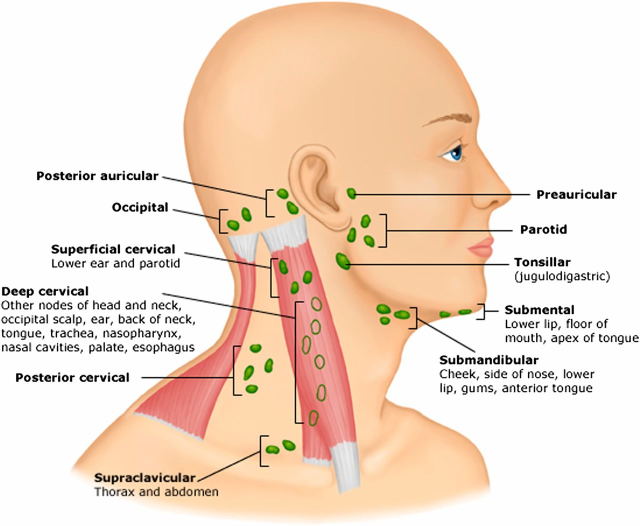
#> input picture Session 6/head.jpg, 1280 x 1052 px (shown at 1/2 size)
$ python head.py
#> lines starting #> are read from the running program, lines starting #| are printed output that depends on the picture; after the words box and inside, x2 and y2 are one past the last pixel; in counts of white or black regions, pixels touching at a corner belong together
### Session 6/AOLME.py
import cv2
import os
import sys
import matplotlib.pyplot as pyplot
from matplotlib import animation as animation
import numpy as np
import re

grid_lines = False
SAFE = False
easy_messages = None #if you don't want traceback turn this on

if easy_messages:
    sys.tracebacklimit = 0


# [9 lines left out: function grid_lines_on, not called in this run]

def check_input(img,which_lib):
    if img is None:
        #only need to do this once for the entire thing
        raise TypeError('You input an image with '+str(type(img))+', check your file path, you may have typed it incorrectly.')

    if which_lib == 'cv':
        if isinstance(img,np.ndarray):
            if SAFE:
                if img.dtype!=np.uint8:
                    print ("Type mismatch...converting for you...")
                    #im_show(img)
                    img = matrix_to_img(img)
                    return img
                else:
                    return img
            else:
                if img.dtype!=np.uint8:
                    raise TypeError("Type mismatch...check your input! You may need to use matrix_to_img().")
                else:
                    return img
        else: #this case is a list
            if SAFE:
                    print ("Type mismatch...converting for you...")
                    #im_show(img)
                    img = matrix_to_img(img)
                    return img
            else:
                    raise TypeError("Type mismatch...check your input! You may need to use matrix_to_img().")

    if which_lib == 'custom':
        if isinstance(img,np.ndarray):
                if img.dtype==np.uint8:
                    raise TypeError ("Type mismatch...Check your input! These functions do not work with OpenCV images.")
    if which_lib == 'save_list':
        if isinstance(img,np.ndarray):
            if img.dtype!=np.uint8:
                img = matrix_to_img(img)
                return img
            else:
                return img
        else:
            raise TypeError("Type mismatch...Check your input!")


# [234 lines left out: functions hex_to_color, bnw_to_hex, rgb_to_gray, make_rgb, im_show, im_fill and 2 more, not called in this run]

def save_vid(vid,fps,name):
    if os.name != 'nt':
        vid.save(name,fps = fps, writer='imagemagick')

# [46 lines left out: functions matrix_to_img, make_img_gray, not called in this run]

def show_img(img):#previously me_imshow
    '''
    Displays an open image on screen.

    Inputs:
    img: An open image file.

    Outputs:
    Displays the open image file on screen.
    '''
    check_input(img,'cv')
    cv2.imshow('picture',img)
    cv2.waitKey()

def read_img(img): #previously me_imread
    '''
    Reads an image from disc.

    Inputs:
    img: A string containing the name of the image to be read on disc, with the file extension.

    Outputs:
    Returns the read image as a numpy array.

    '''
#> called with img = 'head.jpg'
    print('mark')
    c = cv2.imread(img,1)
#> c is the input picture: shape (1052, 1280, 3); mean B, G, R 204.6, 220.8, 241.2
    return c

def save_img(img,name):#previously me_imsave
    '''
    Saves an open image from variable to disc.

    Inputs:
    img: An open image file in a variable in numpy array format.
    name: A string containing the name the image should be saved as, including the file extension.

    Outputs:
    A saved image file on disc inside the same folder as the python script.

    '''
    img = check_input(img,'save_list')
    cv2.imwrite(name,img)

def get_pixel(img,loc): #previously me_impix
    '''
    Gets a single pixel from an open image.

    Inputs:
    img: The image from which to get a pixel, stored as a numpy array in a variable.
    loc: The x,y location of the desired pixel, input as [x,y]

    Outputs:
    Returns the color of the pixel at the desired location as (r,g,b).

   '''
    check_input(img,'cv')

    pixel = img[loc[0],loc[1]]

    return [pixel[2],pixel[1],pixel[0]]

def img_size(img):#previously me_imsize
    '''
    Returns the size of the image.

    Inputs:
    img: The image from which to get a pixel, stored as a numpy array in a variable.

    Outputs:
    Returns the number of rows and columns in the array in (numberofrows, numberofcolums).

    '''
    check_input(img,'cv')

    print ('# of rows: ' + str(img.shape[1])) # of rows
    print ('# of cols: ' + str(img.shape[0])) # of columns
    size = (img.shape[1], img.shape[0]) # (nrows, ncols)
    return size;

def show_comps(img): #previously me_showcomps
    '''
    Displays the red, blue, and green components of an image on screen.

    Inputs:
    img: An image stored as a numpy array in a variable.

    Outputs:
    Displays on screen the red, green and blue components of the given image. Returns nothing.

    '''
    check_input(img,'cv')
    #image = cv2.imread(img)
    #zero = np.zeros(image.shape)

    #zero = np.zeros((image.shape[0],image.shape[1],3), np.float64)
    zeros = np.zeros((img.shape[0], img.shape[1]), np.uint8)
    B,G,R = cv2.split(img)
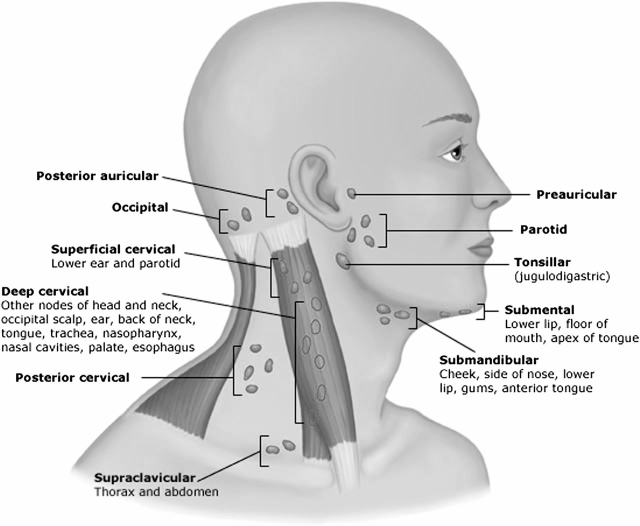
#> G: shape (1052, 1280) (shown at 1/2 size); min 0, max 255, mean 220.8
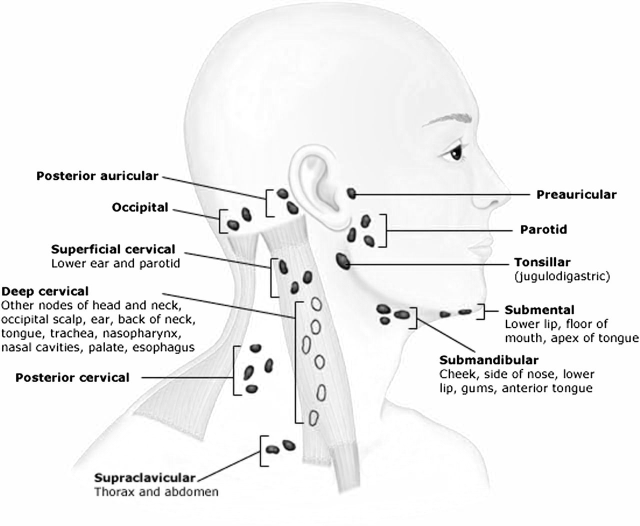
#> R: shape (1052, 1280) (shown at 1/2 size); min 0, max 255, mean 241.2

    blue_component = cv2.merge((B, zeros, zeros))
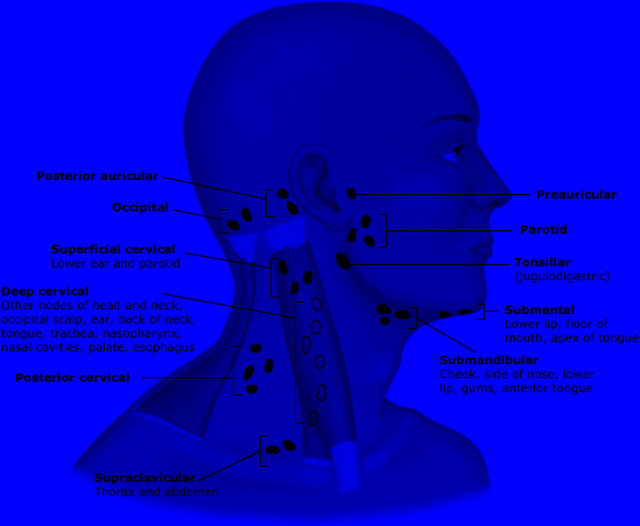
#> blue_component: shape (1052, 1280, 3) (shown at 1/2 size); mean of channels 0, 1, 2 204.6, 0, 0; drawn as B, G, R
    green_component = cv2.merge((zeros, G, zeros))
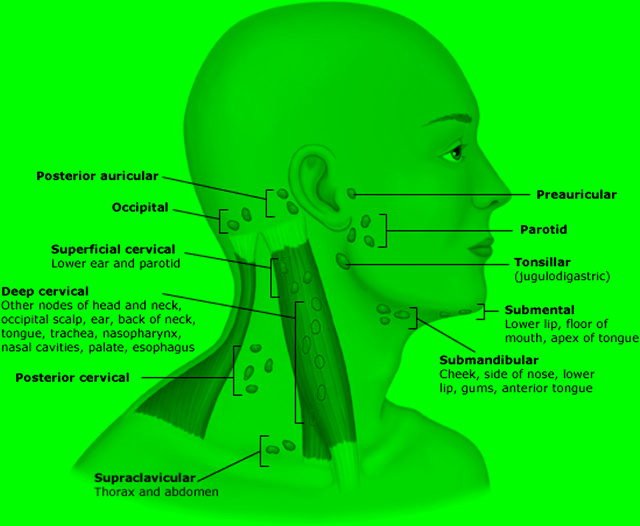
#> green_component: shape (1052, 1280, 3) (shown at 1/2 size); mean of channels 0, 1, 2 0, 220.8, 0; drawn as B, G, R
    red_component = cv2.merge((zeros, zeros, R))
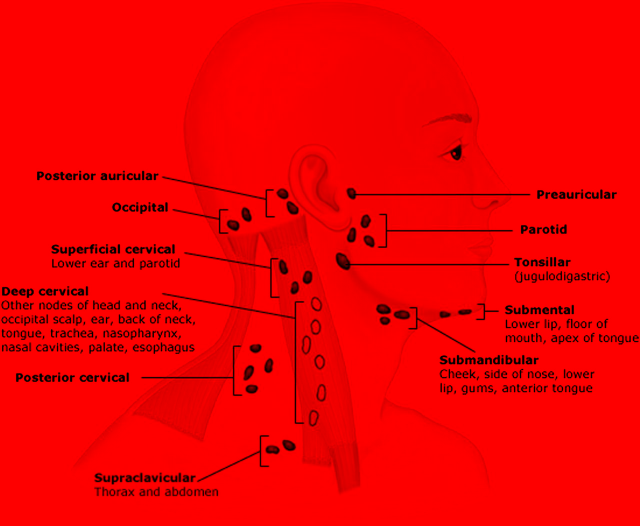
#> red_component: shape (1052, 1280, 3) (shown at 1/2 size); mean of channels 0, 1, 2 0, 0, 241.2; drawn as B, G, R

    cv2.imshow('blue',blue_component)
    cv2.waitKey()
    cv2.imshow('red',red_component)
    cv2.waitKey()
    cv2.imshow('green',green_component)
    cv2.waitKey()

    return [red_component,green_component,blue_component]

# [32 lines left out: function get_comps, not called in this run]

def rotate_img(img,degrees): #previously  me_imrotate
    '''
    Rotates an image.

    Inputs:
    img: An image file stored in a variable as a numpy array.
    degrees: The amount of degrees the image should be rotated by.

    Outputs:
    Displays the rotated image on screen.

    '''
    check_input(img,'cv')
    (h, w) = img.shape[:2]
    center = (w / 2, h / 2)

    M = cv2.getRotationMatrix2D(center, degrees, 1.0)
    rotated = cv2.warpAffine(img, M, (w, h))
    show_img(rotated)
    return rotated

# [20 lines left out: function crop_img, not called in this run]

def put_pixel(img, position, val):#previously me_putpixel
    '''
    Places a pixel on an image at a chosen location.

    Inputs:
    img: An image file saved as a numpy array in a variable.
    position: the position at which to place the pixel, given in (x,y) coordinates as position[0] for x and position [1] for y.
    val: the rbg or black and white value or color of the pixel to be placed on the image, with val = 0 or 1 or val=[r,g,b] where r, g, and b are float values which define a color.

    Outputs:
    No outputs, the pixel is saved on the original image and must be displayed using showimg(img).

    '''
    check_input(img,'cv')
    if len(img.shape) < 3: # grayscale
        img[position[1],position[0]] = val
    else: # RGB
        img[position[1],position[0]] = (val[2], val[1], val[0])
    return None

def put_pixel_group(img, ranges, val): #previously me_putpixelgroup
    '''
    Places a group of pixels onto an image at a chosen location.

    Inputs:
    img: An image file saved as a numpy array in a variable.
    range: An array filled with pixel values saved as int.
    range[0]: the x1 value from where to start paste as part of (x1,y1) coordinates.
    range[1]: the x2 value from where to end paste as part of (x2,y2) coordinates.
    range[2]: the y1 value from where to start the paste as part of (x1,y1) coordinates.
    range[3]: the y2 value from where to end the paste as part of (x2,y2) coordinates.
    val: the rbg or black and white value or color of the pixel to be placed on the image, with val = 0 or 1 or val=[r,g,b] where r, g, and b are float values which define a color.

    Outputs:
    No outputs, the pixel range is saved on the original image and must be displayed using showimg(img).

    '''
    check_input(img,'cv')
    nra = ranges[0]
    nrb = ranges[1]
    nca = ranges[2]
    ncb = ranges[3]
    for i in range(nra, nrb+1):
        for j in range(nca, ncb+1):
            if len(img.shape) < 3: # grayscale
                img[i,j] = val
            else: # RGB
                img[i,j] = (val[2], val[1], val[0])
    return None

# [95 lines left out: functions print_img_info, print_vid_info, print_img_segment, print_vid_segment, not called in this run]


### Session 6/head.py
from AOLME import *
img = read_img("head.jpg")
save_img(img, "head2.jpg")

show_img(img)
show_comps(img)
print("image size=", img_size(img))
#| # of rows: 1280
#| # of cols: 1052
#| image size= (1280, 1052)

show_img(img)
rotate_img(img, 90)
#> in rotate_img, `rotated = cv2.warpAffine(img, M, (w, h))`:
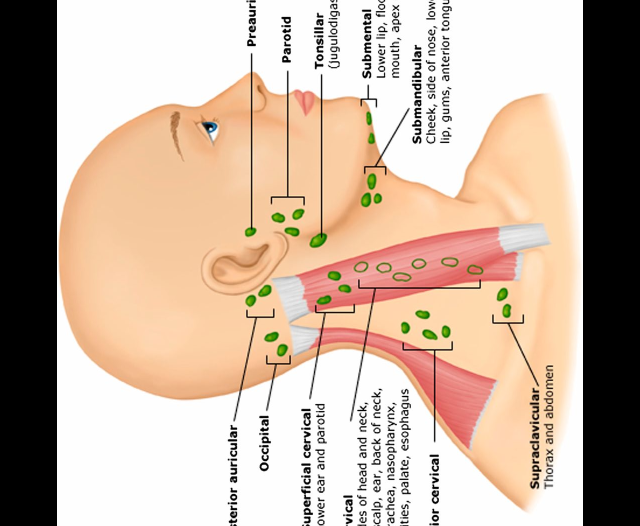
#> rotated: shape (1052, 1280, 3) (shown at 1/2 size); mean B, G, R 160.6, 176.7, 197.2

color = get_pixel(img, [0, 0])
#> in get_pixel, `pixel = img[loc[0],loc[1]]`: pixel = [254, 254, 254]
#> color = [254, 254, 254]
print(color)
#| [254, 254, 254]

put_pixel(img, [0, 0], [0, 0, 0])
#> in put_pixel, `img[position[1],position[0]] = (val[2], val[1], val[0])`: img: shape (1052, 1280, 3); under 0.01% of pixels changed, all inside (x1, y1, x2, y2) = (0, 0, 1, 1)
color = get_pixel(img, [0, 0])
#> color = [0, 0, 0]
print(color)
#| [0, 0, 0]

pixel_range = [0, 100, 0, 100]
put_pixel_group(img, pixel_range, [0, 0,0])
#> after the loop in put_pixel_group, `for i in range(nra, nrb+1):`:
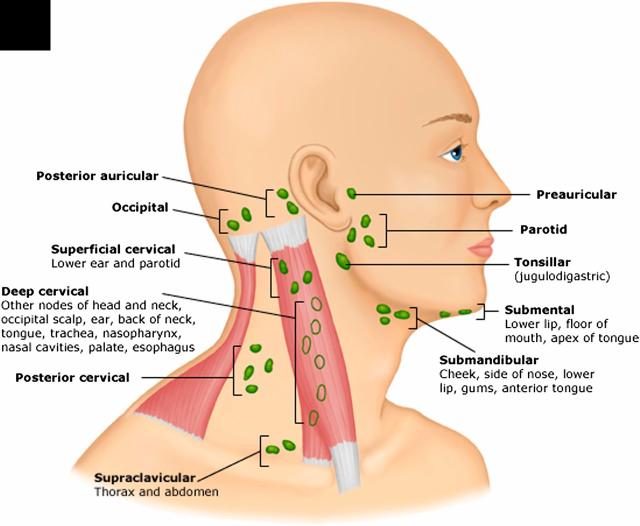
#> img: shape (1052, 1280, 3) (shown at 1/2 size); mean B, G, R 202.7, 218.9, 239.3
show_img(img)

print("Click on the last image and then press any key to close all windows")
cv2.waitKey()
cv2.destroyAllWindows()

$ run again, with Session 6/sopa_crop.jpg copied over Session 6/head.jpg
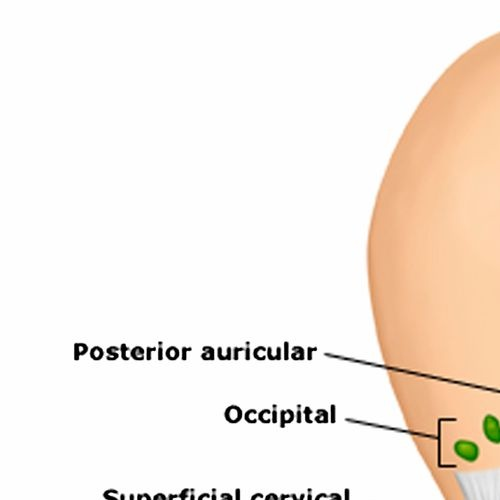
#> input picture Session 6/sopa_crop.jpg, 500 x 500 px
#> in read_img, c is the input picture: shape (500, 500, 3); mean B, G, R 229.8, 237.9, 246.8
#| # of rows: 500
#| # of cols: 500
#| image size= (500, 500)
#> in rotate_img, `rotated = cv2.warpAffine(img, M, (w, h))`:
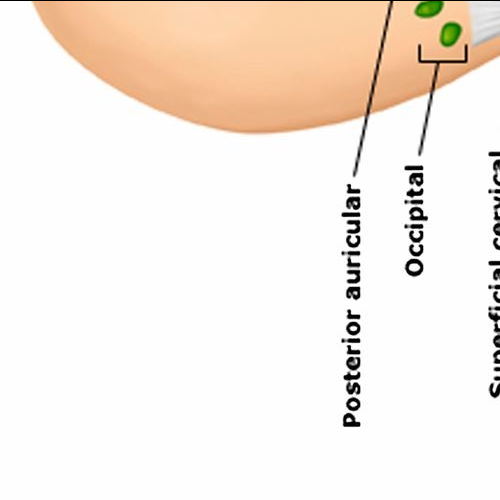
#> rotated: shape (500, 500, 3); mean B, G, R 229.3, 237.4, 246.3
#> pixel = [254, 254, 254]
#| [254, 254, 254]
#> `color = get_pixel(img, [0, 0])`: color = [0, 0, 0]
#| [0, 0, 0]
#> after the loop in put_pixel_group, `for i in range(nra, nrb+1):`:
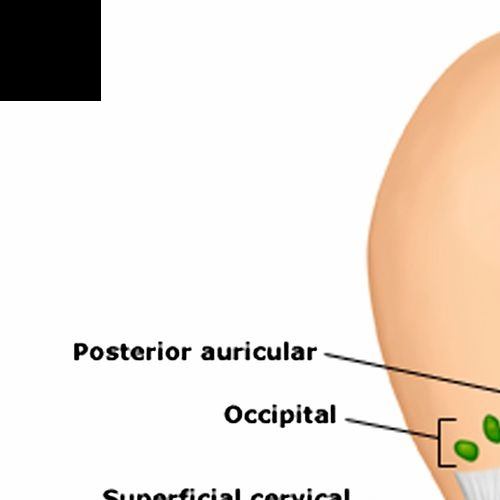
#> img: shape (500, 500, 3); mean B, G, R 219.4, 227.6, 236.5
